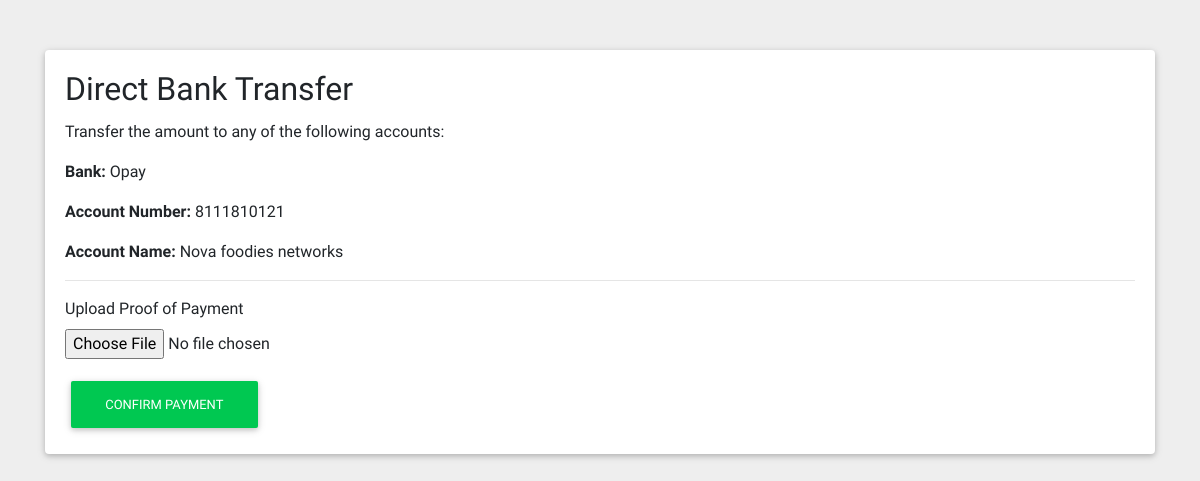
The app's page /order/direct_transfer/payment/28/ with its own data.
### order/models.py (models this page shows, shortened)
class BankAccount(models.Model):
    bank_name = models.CharField(max_length=100)
    account_number = models.CharField(max_length=50)
    account_name = models.CharField(max_length=255)

### order/views.py (the view)
# urls.py: path('direct_transfer/payment/<int:order_id>/', direct_transfer_payment, name='direct_transfer_payment'),
def direct_transfer_payment(request, order_id):
    order = get_object_or_404(Order, id=order_id)
    account = BankAccount.objects.all()
    if request.method == 'POST':
        proof_of_payment = request.FILES.get('proof_of_payment')
        if proof_of_payment:
            order.proof_of_payment = proof_of_payment
            order.save()
            return redirect('direct_transfer_payment_confirmation', order_id=order.id)
    return render(request, 'order/direct_transfer_payment.html', {'order': order, 'account': account})

### core/context_processors.py (called while the page is built)
def site_settings(request):
    settings = SiteSettings.objects.first()
    return {'site_settings': settings}

### order/templates/order/direct_transfer_payment.html (shortened to what this page needs)
{% extends 'order/base.html' %}
{% block content %}
    <div class="container">
        <div class="card">
            <div class="card-body">
                <h2 class="card-title">Direct Bank Transfer</h2>
                <div class="bank-details">
                    <p>Transfer the amount to any of the following accounts:</p>
                    {% for acc in account %}
                    <p><strong>Bank:</strong> {{ acc.bank_name }}</p>
                    <p><strong>Account Number:</strong> {{ acc.account_number }}</p>
                    <p><strong>Account Name:</strong> {{ acc.account_name }}</p>
                    <hr>
                    {% endfor %}
                </div>
                <form method="post" enctype="multipart/form-data">
                    <div class="form-group">
                        <label for="proof_of_payment">Upload Proof of Payment</label>
                        <input type="file" class="form-control-file" id="proof_of_payment" name="proof_of_payment" accept="image/*" required>
                    </div>
                    <button type="submit" class="btn btn-success">Confirm Payment</button>
                </form>
            </div>
        </div>
    </div>
   {% endblock %}

### order/templates/order/base.html (style rules this page uses)
body { background-color: #f8f9fa; }
.container { margin-top: 50px; }

### records on screen
BankAccount: bank_name "Opay", account_number "8111810121", account_name "Nova foodies networks"
